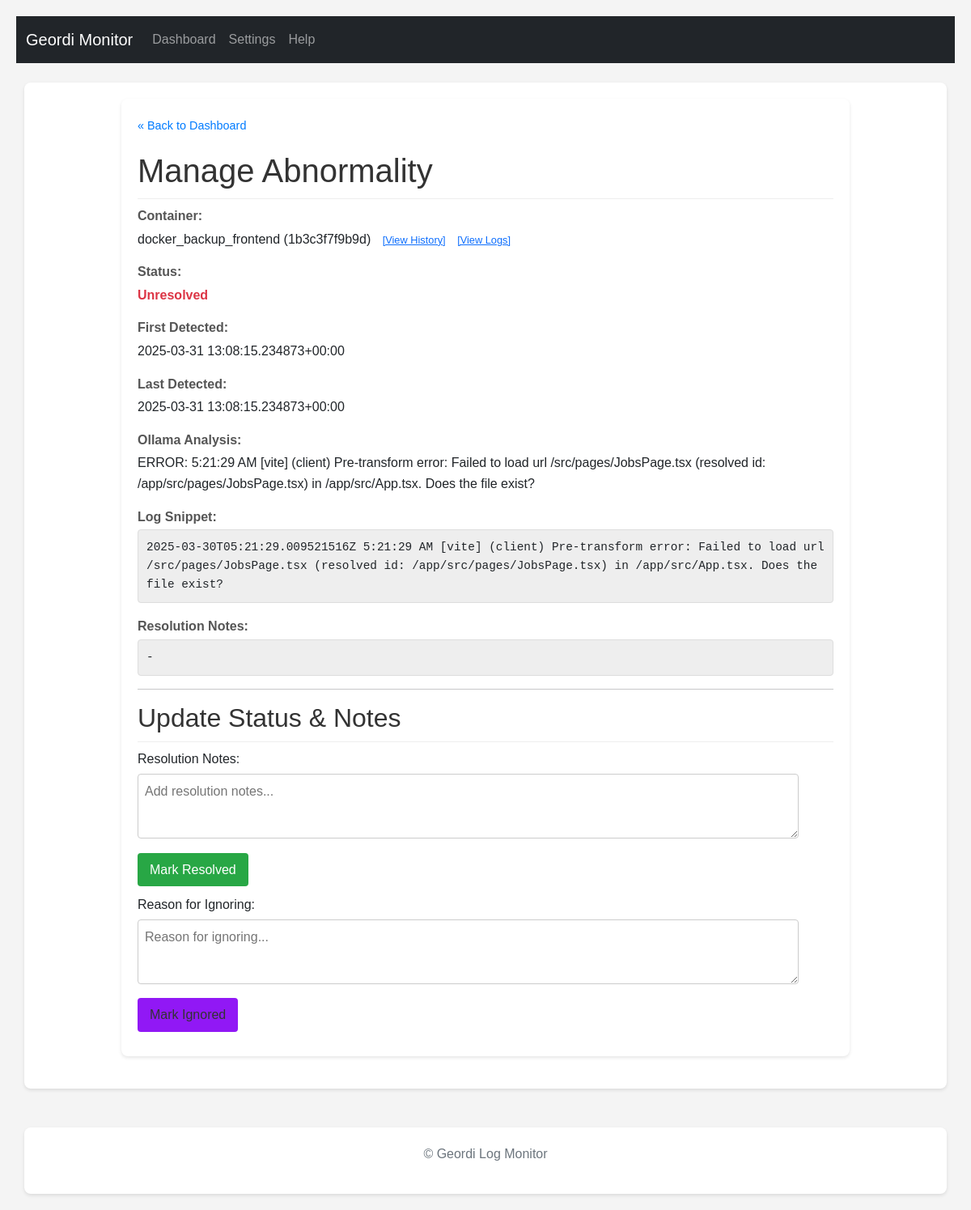
/manage/99, run on an earlier commit of the app's database.
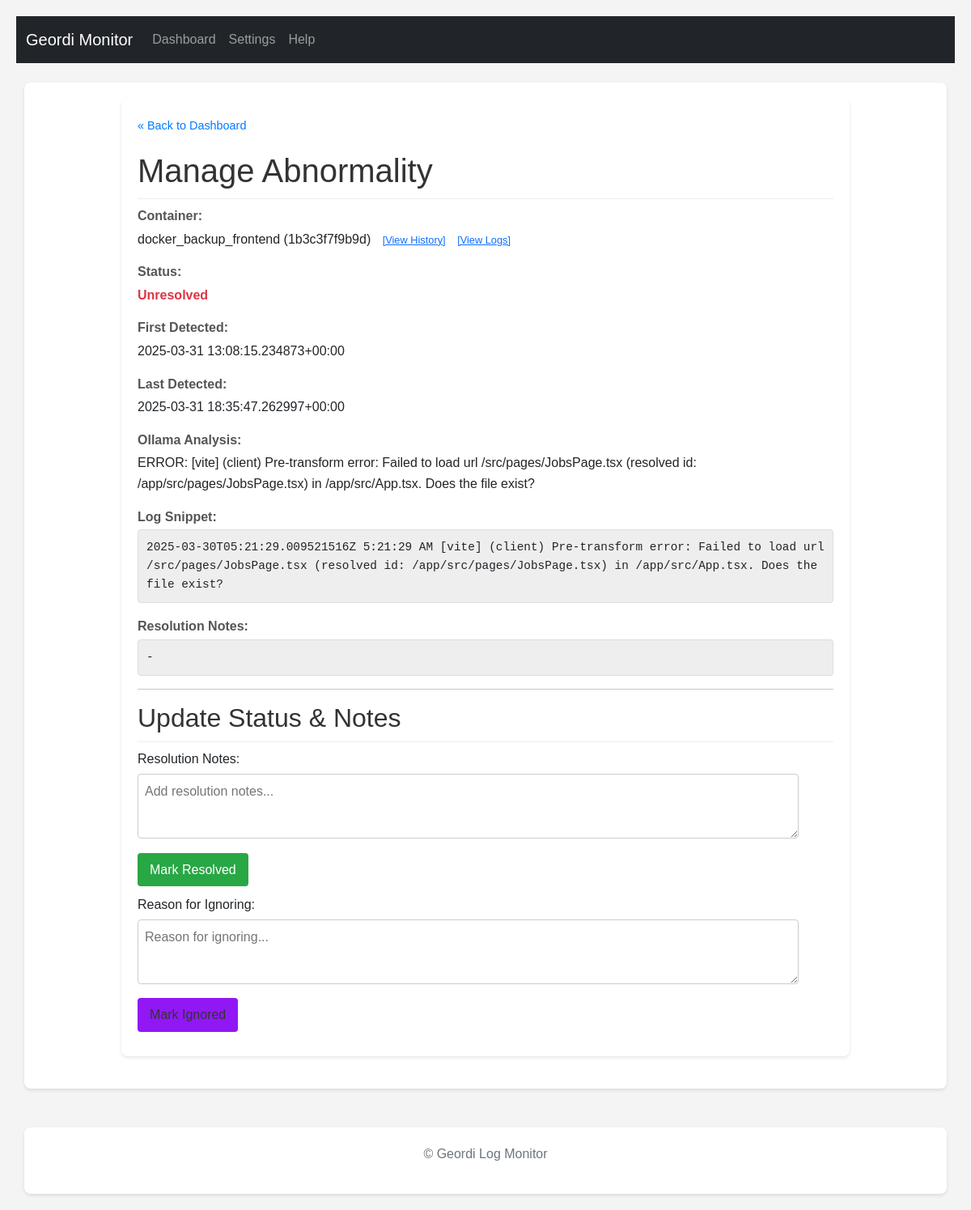
And on a later commit of the database.
### tables this page shows
CREATE TABLE abnormalities (
                id INTEGER PRIMARY KEY AUTOINCREMENT,
                container_name TEXT NOT NULL,
                container_id TEXT NOT NULL,
                log_snippet TEXT NOT NULL,
                ollama_analysis TEXT,
                first_detected_timestamp TEXT,
                last_detected_timestamp TEXT,
                status TEXT DEFAULT 'unresolved',
                resolution_notes TEXT,
                UNIQUE(container_id, log_snippet)
            );

### routes/ui_routes.py (the view, shortened to what this page needs)
@ui_bp.route('/manage/<int:abnormality_id>', methods=['GET', 'POST'])
def manage_abnormality(abnormality_id):
    abnormality = db.get_abnormality_by_id(abnormality_id)
    if not abnormality:
        flash(f'Abnormality ID {abnormality_id} not found.', 'error')
        return redirect(url_for('ui.index')) # Use blueprint prefix
    current_color_settings = {}
    try:
        with current_app.settings_lock:
             app_settings_local = getattr(current_app, 'app_settings', {})
             current_color_settings = {k: v for k, v in app_settings_local.items() if k.startswith('color_')}
        return render_template('manage.html', abnormality=abnormality, color_settings=current_color_settings)
    except AttributeError as e:
        logging.exception(f"Failed to access shared state via current_app attribute in manage route! Missing attribute: {e}")
        flash(f"Error: Application state attribute not found ({e}). Check logs.", "error")
        return redirect(url_for('ui.index'))
    except Exception as e:
        logging.exception(f"Unexpected error in manage route processing: {e}")
        flash(f"Error: An unexpected error occurred loading manage page ({e}). Check logs.", "error")
        return redirect(url_for('ui.index'))

### db.py (called while the page is built)
def _parse_iso_datetime(iso_string):
    if not iso_string: return None
    try:
        if 'Z' in iso_string:
             dt = datetime.datetime.fromisoformat(iso_string.replace('Z', '+00:00'))
        elif '+' in iso_string or '-' in iso_string[10:]: # Check for timezone offset
             dt = datetime.datetime.fromisoformat(iso_string)
        else:
             dt = datetime.datetime.fromisoformat(iso_string).replace(tzinfo=timezone.utc)
        return dt.astimezone(timezone.utc) # Ensure it's always UTC
    except (ValueError, TypeError) as e:
        logging.warning(f"Could not parse ISO timestamp '{iso_string}': {e}. Returning as string.")
        return iso_string

def get_db():
    try:
        os.makedirs(DATABASE_DIR, exist_ok=True)
    except OSError as e:
        logging.error(f"Could not create database directory {DATABASE_DIR}: {e}")
    conn = sqlite3.connect(DATABASE, detect_types=sqlite3.PARSE_DECLTYPES | sqlite3.PARSE_COLNAMES)
    conn.row_factory = sqlite3.Row
    return conn

### templates/manage.html (shortened to what this page needs)
{% extends "base.html" %}
{% block content %}
    <div class="manage-container">
        <a href="{{ url_for('ui.index') }}" class="back-link">« Back to Dashboard</a>
        <h1>Manage Abnormality</h1>
        {% if abnormality %}
            <div class="detail-item">
                <strong>Container:</strong> {{ abnormality.container_name }} ({{ abnormality.container_id[:12] }})
                <a href="{{ url_for('ui.container_history', container_id=abnormality.container_id) }}" style="font-size: 0.8em; margin-left: 10px;">[View History]</a>
                <a href="{{ url_for('ui.view_logs', container_id=abnormality.container_id) }}" style="font-size: 0.8em; margin-left: 10px;">[View Logs]</a>
            </div>
            <div class="detail-item">
                <strong>Status:</strong> <span class="status-{{ abnormality.status }}">{{ abnormality.status | replace('_', ' ') | title }}</span>
            </div>
             <div class="detail-item">
                 <strong>First Detected:</strong>
                 {{ abnormality.first_detected_timestamp.astimezone(timezone_obj).strftime('%Y-%m-%d %H:%M:%S %Z') if abnormality.first_detected_timestamp and timezone_obj and abnormality.first_detected_timestamp is instance(datetime) else abnormality.first_detected_timestamp or 'N/A' }}
             </div>
             <div class="detail-item">
                 <strong>Last Detected:</strong>
                 {{ abnormality.last_detected_timestamp.astimezone(timezone_obj).strftime('%Y-%m-%d %H:%M:%S %Z') if abnormality.last_detected_timestamp and timezone_obj and abnormality.last_detected_timestamp is instance(datetime) else abnormality.last_detected_timestamp or 'N/A' }}
            </div>
             <div class="detail-item">
                <strong>Ollama Analysis:</strong> {{ abnormality.ollama_analysis }}
            </div>
            <div class="detail-item">
                <strong>Log Snippet:</strong> <pre>{{ abnormality.log_snippet }}</pre>
            </div>
             <div class="detail-item">
                <strong>Resolution Notes:</strong>
                <pre>{{ abnormality.resolution_notes if abnormality.resolution_notes else '-' }}</pre>
            </div>
            <hr>
            <h2>Update Status & Notes</h2>
            <div class="actions">
                {% if abnormality.status == 'unresolved' or abnormality.status == 'ignored' %}
                <form method="POST" action="{{ url_for('ui.manage_abnormality', abnormality_id=abnormality.id) }}">
                    <label for="notes_resolve">Resolution Notes:</label><br>
                    <textarea id="notes_resolve" name="notes" placeholder="Add resolution notes...">{{ abnormality.resolution_notes if abnormality.resolution_notes else '' }}</textarea><br>
                    <button type="submit" class="button-resolve">Mark Resolved</button>
                </form>
                {% endif %}
                {% if abnormality.status == 'unresolved' or abnormality.status == 'resolved' %}
                 <form method="POST" action="{{ url_for('ui.manage_abnormality', abnormality_id=abnormality.id) }}">
                    <label for="notes_ignore">Reason for Ignoring:</label><br>
                    <textarea id="notes_ignore" name="notes" placeholder="Reason for ignoring...">{{ abnormality.resolution_notes if abnormality.resolution_notes else '' }}</textarea><br>
                    <button type="submit" class="button-ignore">Mark Ignored</button>
                </form>
                {% endif %}
            </div>
        {% else %}
            <p>Abnormality details not found.</p>
        {% endif %}
    </div>
{% endblock %}

What changed in the data, as far as the page shows it:
changed abnormalities "docker_backup_frontend": ollama_analysis "ERROR: 5:21:29 AM [vite] (client) Pre-transform error:…" → "ERROR: [vite] (client) Pre-transform error:…"
Also different on the page:
text no longer shown: "2025-03-31 13:08:15.234873+00:00"
text now shown: "2025-03-31 18:35:47.262997+00:00"
